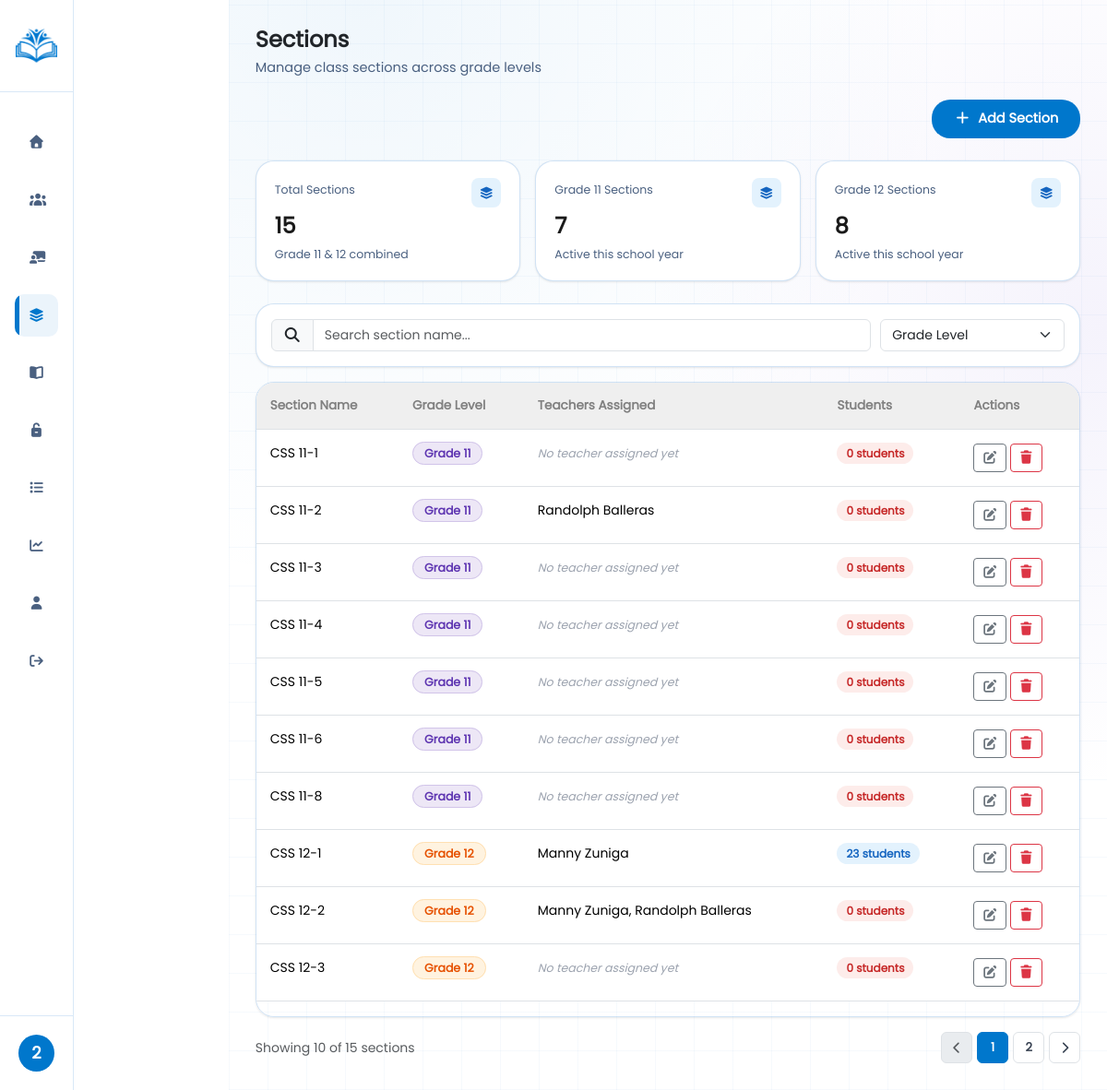
The page /public/?url=Adminsections (signed in) on the database its author committed.
### tables this page shows
CREATE TABLE `tbl_sections` (
  `id` int(11) NOT NULL AUTO_INCREMENT,
  `grade_level_id` int(11) NOT NULL,
  `strand` varchar(20) DEFAULT NULL,
  `section_name` varchar(255) NOT NULL,
  PRIMARY KEY (`id`),
  KEY `grade_level_id` (`grade_level_id`)
);

CREATE TABLE `tbl_grade_level` (
  `id` int(11) NOT NULL AUTO_INCREMENT,
  `name` varchar(255) NOT NULL,
  PRIMARY KEY (`id`)
);

### app/controllers/AdminController.php (called while the page is built, shortened)
<?php
require_once "../core/Model.php";
require_once "../app/models/Admin.php";
class AdminController
{
    public $adminModel, $subjectModel, $gradeLevel;
    public function __construct()
    {
        $this->adminModel = new Admin();
    }
    public function SectionPage()
    {
        $search = trim($_GET['search'] ?? '');
        $grade = trim($_GET['grade'] ?? '');
        $page = max(1, (int) ($_GET['page'] ?? 1));
        $limit = 10;
        $offset = ($page - 1) * $limit;
        $sectionStats = $this->adminModel->getSectionStats();
        $totalSections = $this->adminModel->countAllSectionsFiltered($search, $grade);
        $totalPages = (int) ceil($totalSections / $limit);
        $sections = $this->adminModel->getAllSectionsWithDetails($search, $grade, $limit, $offset);
        require "../admin_folder/sections.php";
    }
}

### core/model.php (called while the page is built, shortened)
<?php
class Model {
    public function __construct(){
        $this->db = new mysqli(
            "localhost",
            "root",
            "",
            "ilearn_database"
        );
    }
}

### app/models/Admin.php (called while the page is built, shortened)
<?php
require_once "../core/Model.php";
class Admin extends Model
{
    public function getSectionStats(): array
    {
        $result = $this->db->query("
        SELECT sec.id, gl.name AS grade_level
        FROM tbl_sections sec
        JOIN tbl_grade_level gl ON gl.id = sec.grade_level_id
    ");
        $total = 0;
        $g11 = 0;
        $g12 = 0;
        while ($row = $result->fetch_assoc()) {
            $total++;
            if (stripos($row['grade_level'], '11') !== false)
                $g11++;
            if (stripos($row['grade_level'], '12') !== false)
                $g12++;
        }
        return ['total' => $total, 'grade11' => $g11, 'grade12' => $g12];
    }
    public function getAllSectionsWithDetails(string $search = '', string $grade = '', int $limit = 10, int $offset = 0): array
    {
        $where = ["1=1"];
        $params = [];
        $types = '';
        $whereClause = implode(' AND ', $where);
        $sql = "
        SELECT sec.id, sec.section_name, gl.id AS grade_level_id, gl.name AS grade_level,
               (SELECT COUNT(*) FROM tbl_students s WHERE s.section_id = sec.id) AS student_count,
               GROUP_CONCAT(DISTINCT u.name ORDER BY u.name SEPARATOR ', ') AS teacher_names
        FROM tbl_sections sec
        JOIN tbl_grade_level gl ON gl.id = sec.grade_level_id
        LEFT JOIN tbl_teacher_assignments ta ON ta.section_id = sec.id
        LEFT JOIN tbl_teachers t ON t.id = ta.teacher_id
        LEFT JOIN tbl_users u ON u.id = t.user_id
        WHERE $whereClause
        GROUP BY sec.id, sec.section_name, gl.name
        ORDER BY gl.name ASC, sec.section_name ASC
        LIMIT ? OFFSET ?
    ";
        $params[] = $limit;
        $params[] = $offset;
        $types .= 'ii';
        $stmt = $this->db->prepare($sql);
        $stmt->bind_param($types, ...$params);
        $stmt->execute();
        return $stmt->get_result()->fetch_all(MYSQLI_ASSOC);
    }
    public function countAllSectionsFiltered(string $search = '', string $grade = ''): int
    {
        $where = ["1=1"];
        $params = [];
        $whereClause = implode(' AND ', $where);
        $sql = "
        SELECT COUNT(*) AS total
        FROM tbl_sections sec
        JOIN tbl_grade_level gl ON gl.id = sec.grade_level_id
        WHERE $whereClause
    ";
        return (int) $this->db->query($sql)->fetch_assoc()['total'];
    }
}

### admin_folder/sections.php (the view, shortened to what this page needs)
<?php
$sections = $sections ?? [];
$sectionStats = $sectionStats ?? ['total' => 0, 'grade11' => 0, 'grade12' => 0];
$search = $search ?? '';
$grade = $grade ?? '';
$page = $page ?? 1;
$totalPages = $totalPages ?? 1;
$totalSections = $totalSections ?? 0;
$limit = $limit ?? 10;
$offset = $offset ?? 0;
?>
<!DOCTYPE html>
<html lang="en">
<head>
    <link rel="stylesheet" href="../css_folder/sections.css">
    <link rel="stylesheet" href="../css_folder/components.css">
    <link rel="stylesheet" href="../bootstrap_folder/css/bootstrap.min.css">
    <link rel="stylesheet" href="../font-awesome-icon/css/all.min.css">
</head>
<body>
    <div class="container-fluid p-0">
        <?php include("../admin_folder/sidebar.php") ?>
        <div class="rightbar">
            <main class="main">
                <div class="main-header">
                    <div class="main-text-header">
                        <h2>Sections</h2>
                        <p>Manage class sections across grade levels</p>
                    </div>
                </div>
                <div class="main-button-header">
                    <button type="button" data-bs-toggle="modal" data-bs-target="#addSectionModal">
                        <i class="fa fa-plus me-1"></i> Add Section
                    </button>
                </div>
                <div class="parent-card">
                    <div class="card-box">
                        <div class="card-text">
                            <span>Total Sections</span>
                            <p><?= (int) $sectionStats['total'] ?></p>
                            <div class="stat-data">Grade 11 & 12 combined</div>
                        </div>
                        <div class="card-icon"><i class="fa fa-layer-group"></i></div>
                    </div>
                    <div class="card-box">
                        <div class="card-text">
                            <span>Grade 11 Sections</span>
                            <p><?= (int) $sectionStats['grade11'] ?></p>
                            <div class="stat-data">Active this school year</div>
                        </div>
                        <div class="card-icon"><i class="fa fa-layer-group"></i></div>
                    </div>
                    <div class="card-box">
                        <div class="card-text">
                            <span>Grade 12 Sections</span>
                            <p><?= (int) $sectionStats['grade12'] ?></p>
                            <div class="stat-data">Active this school year</div>
                        </div>
                        <div class="card-icon"><i class="fa fa-layer-group"></i></div>
                    </div>
                </div>
                <form method="GET" action="" id="section-filter-form">
                    <div class="filter-grid">
                        <div class="input-group">
                            <span class="input-group-text"><i class="fa fa-search"></i></span>
                            <input type="search" name="search" id="sectionSearch" class="form-control"
                                placeholder="Search section name..." value="<?= htmlspecialchars($search) ?>">
                        </div>
                        <select name="grade" id="sectionGrade" style="max-width: 200px;" class="form-select" onchange="this.form.submit()">
                            <option value="">Grade Level</option>
                        </select>
                    </div>
                </form>
                <div class="table-parent">
                    <table class="table">
                        <thead>
                            <tr>
                                <th>Section Name</th>
                                <th>Grade Level</th>
                                <th>Teachers Assigned</th>
                                <th>Students</th>
                                <th>Actions</th>
                            </tr>
                        </thead>
                        <tbody id="sectionsTableBody">
                            <?php if (empty($sections)): ?>
                                <tr>
                                    <td colspan="5" class="text-center text-muted py-4">No sections found.</td>
                                </tr>
                            <?php else: ?>
                                <?php foreach ($sections as $sec):
                                    $isG11 = stripos($sec['grade_level'], '11') !== false;
                                    $studentCount = (int) $sec['student_count'];
                                    ?>
                                    <tr>
                                        <td><?= htmlspecialchars($sec['section_name']) ?></td>
                                        <td><span
                                                class="tag-chip grade <?= $isG11 ? 'g11' : '' ?>"><?= htmlspecialchars($sec['grade_level']) ?></span>
                                        </td>
                                        <td>
                                            <?php if (!empty($sec['teacher_names'])): ?>
                                                <span class="tag-chip section"><?= htmlspecialchars($sec['teacher_names']) ?></span>
                                            <?php else: ?>
                                                <span class="no-adviser">No teacher assigned yet</span>
                                            <?php endif; ?>
                                        </td>
                                        <td>
                                            <span class="count-badge <?= $studentCount === 0 ? 'zero' : '' ?>">
                                                <?= $studentCount ?> student<?= $studentCount !== 1 ? 's' : '' ?>
                                            </span>
                                        </td>
                                        <td>
                                            <button type="button" class="btn btn-sm btn-outline-secondary btn-edit-section"
                                                data-section-id="<?= $sec['id'] ?>"
                                                data-section-name="<?= htmlspecialchars($sec['section_name']) ?>"
                                                data-grade-level="<?= htmlspecialchars($sec['grade_level']) ?>">
                                                <i class="fa fa-edit"></i>
                                            </button>
                                            <form action="?url=deleteSection" method="post" style="display:inline;"
                                                onsubmit="return confirm('Delete this section?');">
                                                <button type="submit" class="btn btn-sm btn-outline-danger"><i
                                                        class="fa fa-trash"></i></button>
                                            </form>
                                        </td>
                                    </tr>
                                <?php endforeach; ?>
                            <?php endif; ?>
                        </tbody>
                    </table>
                </div>
                <?php if ($totalPages > 1): ?>
                    <?php
                    $sectionFilterParams = http_build_query([
                        'url' => 'Adminsections',
                        'search' => $search,
                        'grade' => $grade,
                    ]);
                    ?>
                    <div class="pagination-parent">
                        <small class="text-muted">Showing <?= min($offset + $limit, $totalSections) ?> of
                            <?= $totalSections ?> sections</small>
                        <ul class="pagination">
                            <li class="page-item <?= $page <= 1 ? 'disabled' : '' ?>">
                                <a class="page-link" href="?<?= $sectionFilterParams ?>&page=<?= $page - 1 ?>">
                                    <i class="fa fa-chevron-left"></i>
                                </a>
                            </li>
                            <?php for ($i = 1; $i <= $totalPages; $i++): ?>
                                <li class="page-item <?= $i === $page ? 'active' : '' ?>">
                                    <a class="page-link" href="?<?= $sectionFilterParams ?>&page=<?= $i ?>"><?= $i ?></a>
                                </li>
                            <?php endfor; ?>
                            <li class="page-item <?= $page >= $totalPages ? 'disabled' : '' ?>">
                                <a class="page-link" href="?<?= $sectionFilterParams ?>&page=<?= $page + 1 ?>">
                                    <i class="fa fa-chevron-right"></i>
                                </a>
                            </li>
                        </ul>
                    </div>
                <?php endif; ?>
            </main>
        </div>
    </div>
</body>
</html>

### rows shown on the page
tbl_sections: section_name "CSS 11-1", grade_level.name "Grade 11", shows "No teacher assigned yet", studentCount "0"
tbl_sections: section_name "CSS 11-2", grade_level.name "Grade 11", teacher_names "Randolph Balleras", studentCount "0"
tbl_sections: section_name "CSS 11-3", grade_level.name "Grade 11", shows "No teacher assigned yet", studentCount "0"
tbl_sections: section_name "CSS 11-4", grade_level.name "Grade 11", shows "No teacher assigned yet", studentCount "0"
tbl_sections: section_name "CSS 11-5", grade_level.name "Grade 11", shows "No teacher assigned yet", studentCount "0"
tbl_sections: section_name "CSS 11-6", grade_level.name "Grade 11", shows "No teacher assigned yet", studentCount "0"
tbl_sections: section_name "CSS 11-8", grade_level.name "Grade 11", shows "No teacher assigned yet", studentCount "0"
tbl_sections: section_name "CSS 12-1", grade_level.name "Grade 12", teacher_names "Manny Zuniga", studentCount "23"
tbl_sections: section_name "CSS 12-2", grade_level.name "Grade 12", teacher_names "Manny Zuniga, Randolph Balleras", studentCount "0"
tbl_sections: section_name "CSS 12-3", grade_level.name "Grade 12", shows "No teacher assigned yet", studentCount "0"

### other values the page prints
$initial "2"
$sectionStats['total'] "15"
$sectionStats['grade11'] "7"
$sectionStats['grade12'] "8"
min($offset + $limit, $totalSections) "10"
$totalSections "15"
